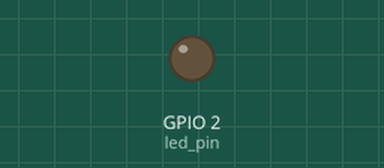
Bench run of a sketch on a simulated ESP32. Shown: output pins drawn as LEDs (lit = HIGH).

Above: at 0.65 s.
At 4.1 s:
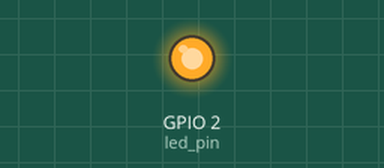
Timing chart, 0 to 4.6 s (numbered marks = the images above):
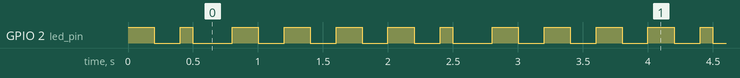

The sketch:

esp32_FreeRTOS_2b.ino
```cpp
/* FreeRTOS LED blinks at different rates */

#if CONFIG_FREERTOS_UNICORE
static const BaseType_t app_cpu = 0;
#else
static const BaseType_t app_cpu = 1;
#endif

static const int led_pin = LED_BUILTIN;

void toggleLED(void *parameter) {
  while (1) {
    digitalWrite(led_pin, HIGH);
    vTaskDelay(500 / portTICK_PERIOD_MS);
    digitalWrite(led_pin, LOW);
    vTaskDelay(500 / portTICK_PERIOD_MS);
  }
}

void toggleLED1(void *parameter) {
  while (1) {
    digitalWrite(led_pin, HIGH);
    vTaskDelay(200 / portTICK_PERIOD_MS);
    digitalWrite(led_pin, LOW);
    vTaskDelay(200 / portTICK_PERIOD_MS);
  }
}

void setup() {
  pinMode(led_pin, OUTPUT);

  xTaskCreatePinnedToCore(  // use xTaskCreate() in vanilla FreeRTOS
    toggleLED,    // function to be called
    "Toggle LED", // name of task
    1024,         // stack size (bytes in ESP32, words in FreeRTOS)
    NULL,         // parameter to pass to function
    1,            // task priority (0 to configMAX_PRIORITIES - 1)
    NULL,         // task handle
    app_cpu);     // run on one core for demo purposes (ESP32 only)

  xTaskCreatePinnedToCore(  // use xTaskCreate() in vanilla FreeRTOS
    toggleLED1,   // function to be called
    "Toggle LED1",// name of task
    1024,         // stack size (bytes in ESP32, words in FreeRTOS)
    NULL,         // parameter to pass to function
    2,            // task priority (0 to configMAX_PRIORITIES - 1)
    NULL,         // task handle
    app_cpu);     // run on one core for demo purposes (ESP32 only)
}

void loop() {
}
```

Measured:
- by itself, GPIO 2 (led_pin): repeats every 2.0 s: LOW 0.20 s, HIGH 0.10 s, LOW 0.30 s, 3 × (HIGH 0.20 s, LOW 0.20 s), HIGH 0.20 s
- by itself, everything shown: repeats every 2.0 s, in 10 steps
